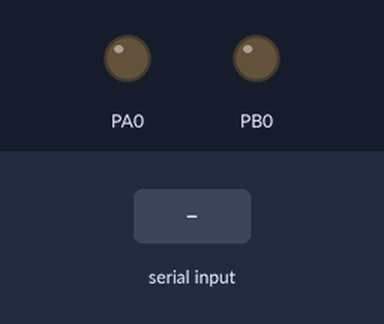
Simulated run of this program. Board: ATmega16, built with avr-gcc and emulated at 8 MHz. On the bench: output pins drawn as LEDs (lit = HIGH). Inputs (shaded band) come from the test bench.

Above: at 1.2 s.
1.3 s: byte 13 (0x0D) received over Serial
At 1.6 s:
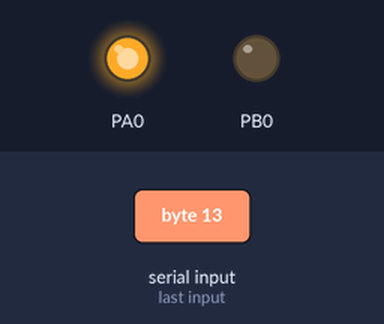
Timing chart, 0 to 4.3 s (numbered marks = the images above; inputs shaded):
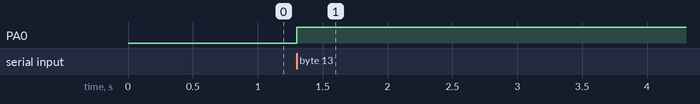

The program:

main.c
```c
// Íàïèøèòå ïðîãðàììó, êîòîðàÿ îæèäàåò ââîäà ïàðîëÿ ñ êëàâèàòóðû (äëèíà ïàðîëÿ ìèíèìóì 8 ñèìâîëîâ).
// Åñëè ïàðîëü âåðíûé, òî çàæèãàåòñÿ çåëåíûé ñâåòîäèîä íà îäíó ñåêóíäó, à ïîòîì ãàñíåò,
//åñëè ïàðîëü íå âåðíûé, òî çàæèãàåòñÿ êðàñíûé ñâåòîäèîä íà îäíó ñåêóíäó, à ïîòîì ãàñíåò è îæèäàåò ââîäà ïàðîëÿ ñíîâà. Ñêîðîñòü ïåðåäà÷è äàííûõ 19 200 áèò/ñ.//
#define  F_CPU  8000000UL
#define BAUD_RATE 19200

#include <avr/io.h>
#include <avr/interrupt.h>
#include <util/delay.h>

uint8_t counter = 0;
uint8_t counter_arr = 0;
uint8_t sys;
char array[] = {'1', '2', '3', '4', '5', '6', '7', '8', 0x0D};
uint16_t ubrr_value = F_CPU / 16 / BAUD_RATE - 1;

void setup(){
	DDRA |= (1 << 0);
	DDRB |= (1 << 0);

	UBRRH = (ubrr_value >> 8) & 0xFF;
	UBRRL = ubrr_value & 0xFF;

	//UBRRL = 0x33;
	//UBRRH = 0x00;

	UCSRB = (1 << RXCIE) | (1 << TXCIE) | (0 << UDRIE) | (1 << RXEN) | (1 << TXEN);
	UCSRC = (1 << URSEL) | (1 << UCSZ0) | (1 << UCSZ1);

	sei();
}

int main(){
	setup();
	while(1){}
}

ISR(USART_RXC_vect){
	sys = UDR;
	if (array[counter_arr] == sys){
		counter++;
	}
	counter_arr++;

	if (sys == 0x0D){
		if ((counter == 9) & (counter_arr == 9)){
			PORTB = (1 << 0);
			PORTA = (0 << 0);
		}

		else{
			PORTB = (0 << 0);
			PORTA = (1 << 0);
		}

		counter = 0;
		counter_arr = 0;
		sys = 0;
	}

}
```

Measured:
- after the input at 1.3 s, PA0: LOW → HIGH at once
